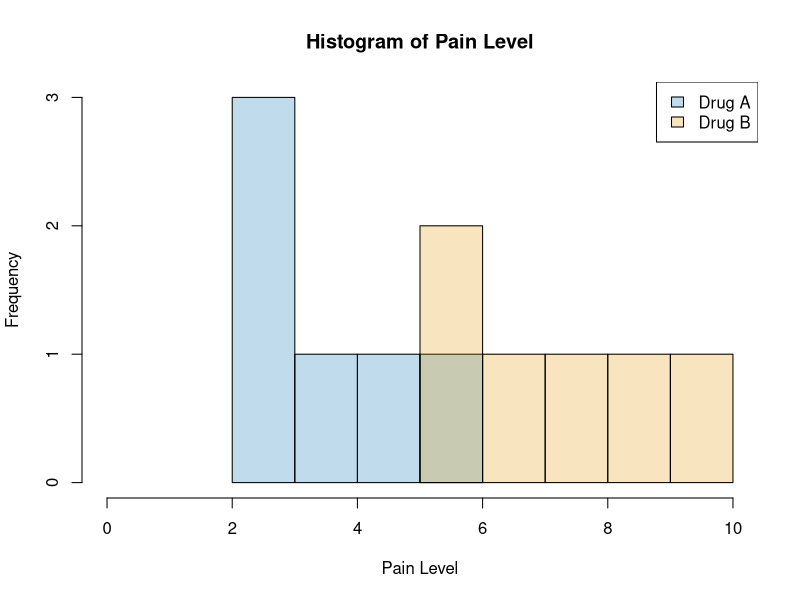

Write R code to recreate this figure.
## ---- chunk 1
knitr::opts_chunk$set(echo = TRUE)
## ---- chunk 2
a.df <- data.frame(painlevel = c(3,4,2,6,2,5))
b.df <- data.frame(painlevel = c(9,7,5,10,6,8))

## ---- chunk 3
qwilcox(0.95, length(a.df$painlevel), length(b.df$painlevel))
qwilcox(0.95, length(a.df$painlevel), length(b.df$painlevel),lower.tail=FALSE)
qwilcox(0.975, length(a.df$painlevel), length(b.df$painlevel),lower.tail=FALSE)
## ---- chunk 4
if ( qwilcox(0.975, length(a.df$painlevel), length(b.df$painlevel),lower.tail=FALSE) >0 ) {print( "assumption 1 met")} else {print("assumption 1 not met")} 
## ---- chunk 5
# Plot both histograms on the one window, note transparency of 1/4 in rgb allows colour blending where there is overlap
blue<-rgb(0,0.45,0.7,1/4)
orange<-rgb(0.9,0.6,0,1/4)
hist(a.df$painlevel, col=blue, xlim=c(0,10), xlab = "Pain Level", main='Histogram of Pain Level')  # first histogram
hist(b.df$painlevel, col=orange, xlim=c(0,10),add=TRUE)  # secondhistogram, bars only added to first plot
legend("topright",c("Drug A","Drug B"), fill=c(blue,orange))

## ---- chunk 6
wilcox.test(a.df$painlevel, b.df$painlevel, paired=FALSE)
## ---- chunk 7
# as before
qwilcox(0.975, length(a.df$painlevel), length(b.df$painlevel),lower.tail=FALSE)
